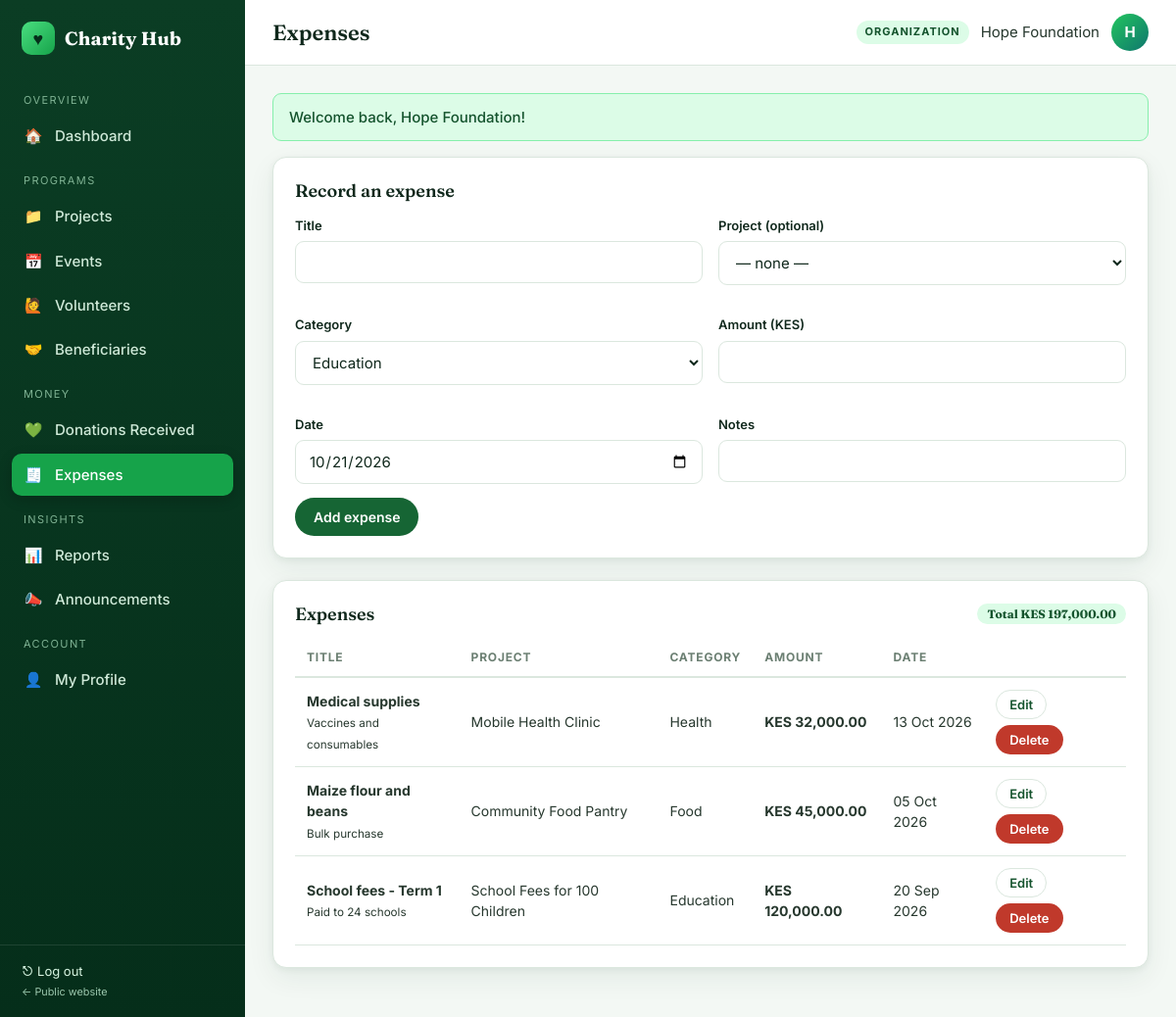
Page /organization/expenses.php (signed in) on the committed database.
### tables this page shows
CREATE TABLE organizations (
  org_id INT AUTO_INCREMENT PRIMARY KEY,
  user_id INT NOT NULL,
  organization_name VARCHAR(200) NOT NULL,
  description TEXT NULL,
  location VARCHAR(150) NULL,
  verification_status ENUM('PENDING','VERIFIED','REJECTED') NOT NULL DEFAULT 'PENDING',
  created_at TIMESTAMP DEFAULT CURRENT_TIMESTAMP,
  FOREIGN KEY (user_id) REFERENCES users(user_id) ON DELETE CASCADE
);

CREATE TABLE expenses (
  expense_id INT AUTO_INCREMENT PRIMARY KEY,
  org_id INT NOT NULL,
  project_id INT NULL,
  title VARCHAR(200) NOT NULL,
  category VARCHAR(60) NOT NULL,
  amount DECIMAL(12,2) NOT NULL,
  expense_date DATE NOT NULL,
  notes VARCHAR(255) NULL,
  created_at TIMESTAMP DEFAULT CURRENT_TIMESTAMP,
  FOREIGN KEY (org_id) REFERENCES organizations(org_id) ON DELETE CASCADE,
  FOREIGN KEY (project_id) REFERENCES projects(project_id) ON DELETE SET NULL
);

CREATE TABLE projects (
  project_id INT AUTO_INCREMENT PRIMARY KEY,
  org_id INT NOT NULL,
  title VARCHAR(200) NOT NULL,
  description TEXT NOT NULL,
  category VARCHAR(60) NOT NULL DEFAULT 'General',
  target_amount DECIMAL(12,2) NOT NULL DEFAULT 0,
  start_date DATE NULL,
  end_date DATE NULL,
  status ENUM('PLANNED','ONGOING','COMPLETED','ON_HOLD') NOT NULL DEFAULT 'ONGOING',
  created_at TIMESTAMP DEFAULT CURRENT_TIMESTAMP,
  FOREIGN KEY (org_id) REFERENCES organizations(org_id) ON DELETE CASCADE
);

### includes/bootstrap.php (called while the page is built, shortened)
<?php
require_once ROOT_PATH . '/config/db.php';
function e($v) { return htmlspecialchars((string)($v ?? ''), ENT_QUOTES, 'UTF-8'); }
function url($path = '') { return BASE_URL . '/' . ltrim($path, '/'); }
function asset($path) { return url('assets/' . ltrim($path, '/')); }
function money($n) { return 'KES ' . number_format((float)$n, 2); }
function fdate($d, $fmt = 'd M Y') { return $d ? date($fmt, strtotime($d)) : '—'; }
function get_flash() { $f = $_SESSION['flash'] ?? []; unset($_SESSION['flash']); return $f; }
function db_run($sql, $params = []) {
    global $conn;
    $stmt = $conn->prepare($sql);
    if ($params) {
        $types = '';
        foreach ($params as $p) $types .= is_int($p) ? 'i' : (is_float($p) ? 'd' : 's');
        $stmt->bind_param($types, ...$params);
    }
    if (!$stmt->execute()) { error_log("SQL exec error: " . $stmt->error); $stmt->close(); return false; }
    return $stmt;
}
function db_all($sql, $params = []) {
    $s = db_run($sql, $params); if (!$s) return [];
    $r = $s->get_result(); $rows = $r ? $r->fetch_all(MYSQLI_ASSOC) : []; $s->close(); return $rows;
}
function db_one($sql, $params = []) { $rows = db_all($sql, $params); return $rows[0] ?? null; }
function dashboard_path($role) {
    return [
        'ADMIN' => 'admin/dashboard.php', 'ORGANIZATION' => 'organization/dashboard.php',
        'DONOR' => 'donor/dashboard.php', 'VOLUNTEER' => 'volunteer/dashboard.php',
        'BENEFICIARY' => 'beneficiary/dashboard.php',
    ][$role] ?? 'auth/login.php';
}
function current_user() { return $_SESSION['user'] ?? null; }
function my_org() {
    static $org = false;
    if ($org === false) $org = db_one("SELECT * FROM organizations WHERE user_id = ?", [current_user()['id']]);
    return $org;
}

### includes/org_guard.php (called while the page is built, shortened)
<?php
$org = my_org();
$orgId = (int)$org['org_id'];

### organization/expenses.php (the view, shortened to what this page needs)
<?php
require_once __DIR__ . '/../includes/bootstrap.php';
require_once __DIR__ . '/../includes/org_guard.php';
$cats = ['Education','Food','Health','Water','Transport','Salaries','Administration','Other'];
$edit = isset($_GET['edit']) ? db_one("SELECT * FROM expenses WHERE expense_id=? AND org_id=?", [(int)$_GET['edit'], $orgId]) : null;
$rows = db_all("SELECT x.*, p.title ptitle FROM expenses x LEFT JOIN projects p ON p.project_id=x.project_id WHERE x.org_id=? ORDER BY x.expense_date DESC", [$orgId]);
$pageTitle = 'Expenses';
include __DIR__ . '/../includes/header.php';
?>
<div class="card"><h2><?= $edit ? 'Edit expense' : 'Record an expense' ?></h2>
<form method="post"><?= csrf_field() ?><input type="hidden" name="action" value="<?= $edit ? 'update' : 'create' ?>"><input type="hidden" name="id" value="<?= (int)($edit['expense_id'] ?? 0) ?>">
<div class="form-grid">
 <div class="field"><label>Title</label><input name="title" value="<?= e($edit['title'] ?? '') ?>" required></div>
 <div class="field"><label>Project (optional)</label><select name="project_id"><option value="">— none —</option></select></div>
 <div class="field"><label>Category</label><select name="category"><?php foreach ($cats as $c): ?><option <?= ($edit['category'] ?? '')===$c?'selected':'' ?>><?= $c ?></option><?php endforeach; ?></select></div>
 <div class="field"><label>Amount (KES)</label><input type="number" step="0.01" min="1" name="amount" value="<?= e($edit['amount'] ?? '') ?>" required></div>
 <div class="field"><label>Date</label><input type="date" name="expense_date" value="<?= e($edit['expense_date'] ?? date('Y-m-d')) ?>" required></div>
 <div class="field"><label>Notes</label><input name="notes" value="<?= e($edit['notes'] ?? '') ?>"></div>
</div><div class="actions"><button class="btn"><?= $edit ? 'Save changes' : 'Add expense' ?></button><?php if ($edit): ?><a class="btn btn-light" href="<?= url('organization/expenses.php') ?>">Cancel</a><?php endif; ?></div></form></div>
<div class="card"><h2>Expenses <span class="chip">Total <?= money(array_sum(array_column($rows,'amount'))) ?></span></h2><div class="table-wrap"><table><thead><tr><th>Title</th><th>Project</th><th>Category</th><th>Amount</th><th>Date</th><th></th></tr></thead><tbody>
<?php foreach ($rows as $x): ?><tr><td><b><?= e($x['title']) ?></b><br><small><?= e($x['notes']) ?></small></td><td><?= e($x['ptitle'] ?: '—') ?></td><td><?= e($x['category']) ?></td><td><b><?= money($x['amount']) ?></b></td><td><?= fdate($x['expense_date']) ?></td>
<td><div class="actions"><a class="btn btn-sm btn-light" href="?edit=<?= $x['expense_id'] ?>">Edit</a><form method="post" data-confirm="Delete this expense?"><button class="btn btn-sm btn-danger">Delete</button></form></div></td></tr>
<?php endforeach; if (!$rows): ?><tr><td colspan="6" class="empty">No expenses recorded.</td></tr><?php endif; ?></tbody></table></div></div>
<?php include __DIR__ . '/../includes/footer.php';

### includes/header.php (shortened to what this page needs)
<?php
$pageTitle = $pageTitle ?? 'Dashboard';
$u = current_user();
$menus = [
 'ADMIN' => [
   ['Overview', null], ['Dashboard','admin/dashboard.php','🏠'],
   ['Manage', null], ['Users','admin/users.php','👥'], ['Organizations','admin/organizations.php','🏢'],
   ['Donations','admin/donations.php','💚'], ['Projects','admin/projects.php','📁'], ['Events','admin/events.php','📅'],
   ['Insights', null], ['Reports','admin/reports.php','📊'], ['Announcements','admin/announcements.php','📣'],
   ['Account', null], ['My Profile','profile.php','👤'],
 ],
 'ORGANIZATION' => [
   ['Overview', null], ['Dashboard','organization/dashboard.php','🏠'],
   ['Programs', null], ['Projects','organization/projects.php','📁'], ['Events','organization/events.php','📅'],
   ['Volunteers','organization/volunteers.php','🙋'], ['Beneficiaries','organization/beneficiaries.php','🤝'],
   ['Money', null], ['Donations Received','organization/donations.php','💚'], ['Expenses','organization/expenses.php','🧾'],
   ['Insights', null], ['Reports','organization/reports.php','📊'], ['Announcements','announcements.php','📣'],
   ['Account', null], ['My Profile','profile.php','👤'],
 ],
 'DONOR' => [
   ['Overview', null], ['Dashboard','donor/dashboard.php','🏠'],
   ['Give', null], ['Browse Projects','donor/projects.php','🔎'], ['Make a Donation','donor/donate.php','💚'],
   ['My Giving', null], ['Donation History','donor/history.php','🧾'], ['Announcements','announcements.php','📣'],
   ['Account', null], ['My Profile','profile.php','👤'],
 ],
 'VOLUNTEER' => [
   ['Overview', null], ['Dashboard','volunteer/dashboard.php','🏠'],
   ['Volunteer', null], ['Open Events','volunteer/events.php','📅'], ['My Sign-ups','volunteer/my_events.php','✅'],
   ['Announcements','announcements.php','📣'],
   ['Account', null], ['My Profile','profile.php','👤'],
 ],
 'BENEFICIARY' => [
   ['Overview', null], ['Dashboard','beneficiary/dashboard.php','🏠'],
   ['Support', null], ['Request Assistance','beneficiary/request.php','🆘'], ['My Requests','beneficiary/requests.php','📋'],
   ['Announcements','announcements.php','📣'],
   ['Account', null], ['My Profile','profile.php','👤'],
 ],
];
$items = $menus[$u['role']] ?? [];
$self = str_replace('\\','/',$_SERVER['SCRIPT_NAME']);
?><!DOCTYPE html>
<html lang="en">
<head>
<link rel="stylesheet" href="<?= asset('css/app.css') ?>">
</head>
<body>
<div class="shell">
<aside class="sidebar">
  <a class="logo" href="<?= url(dashboard_path($u['role'])) ?>" style="text-decoration:none"><span class="logo-mark">♥</span> Charity Hub</a>
  <nav>
    <?php foreach ($items as $it): ?>
      <?php if ($it[1] === null): ?><div class="nav-label"><?= e($it[0]) ?></div>
      <?php else: $active = (substr($self, -strlen($it[1])) === $it[1]) ? 'active' : ''; ?>
        <a href="<?= url($it[1]) ?>" class="<?= $active ?>"><span class="ic"><?= $it[2] ?></span><?= e($it[0]) ?></a>
      <?php endif; ?>
    <?php endforeach; ?>
  </nav>
  <div class="side-foot"><a href="<?= url('auth/logout.php') ?>" style="color:#d8f5e2">⎋ Log out</a><br><small><a href="<?= url('index.php') ?>" style="color:#9cc7ad">← Public website</a></small></div>
</aside>
<div class="main">
  <div class="topbar">
    <div style="display:flex;align-items:center;gap:12px"><button class="menu-btn" id="menuBtn" aria-label="Menu">☰</button><h1><?= e($pageTitle) ?></h1></div>
    <div class="who"><span class="role-tag"><?= e($u['role']) ?></span><span class="name"><?= e($u['name']) ?></span><div class="avatar"><?= e(strtoupper(substr($u['name'],0,1))) ?></div></div>
  </div>
  <div class="content">
  <?php foreach (get_flash() as $f): ?>
    <div class="alert alert-<?= e($f['type']) ?>"><?= e($f['msg']) ?></div>
  <?php endforeach; ?>

### rows in the picture
organizations: organization_name "Hope Foundation", organization_name "H"
expenses: title "Medical supplies", notes "Vaccines and consumables", project.title "Mobile Health Clinic", category "Health", amount "KES 32,000.00", expense_date "13 Oct 2026"
expenses: title "Maize flour and beans", notes "Bulk purchase", project.title "Community Food Pantry", category "Food", amount "KES 45,000.00", expense_date "05 Oct 2026"
expenses: title "School fees - Term 1", notes "Paid to 24 schools", project.title "School Fees for 100 Children", category "Education", amount "KES 120,000.00", expense_date "20 Sep 2026"

### other values in the picture
$it[0] "OVERVIEW"
$it[2] "🏠"
$it[0] "Dashboard"
$it[0] "PROGRAMS"
$it[2] "📁"
$it[0] "Projects"
$it[2] "📅"
$it[0] "Events"
$it[2] "🙋"
$it[0] "Volunteers"
$it[2] "🤝"
$it[0] "Beneficiaries"
$it[0] "MONEY"
$it[2] "💚"
$it[0] "Donations Received"
